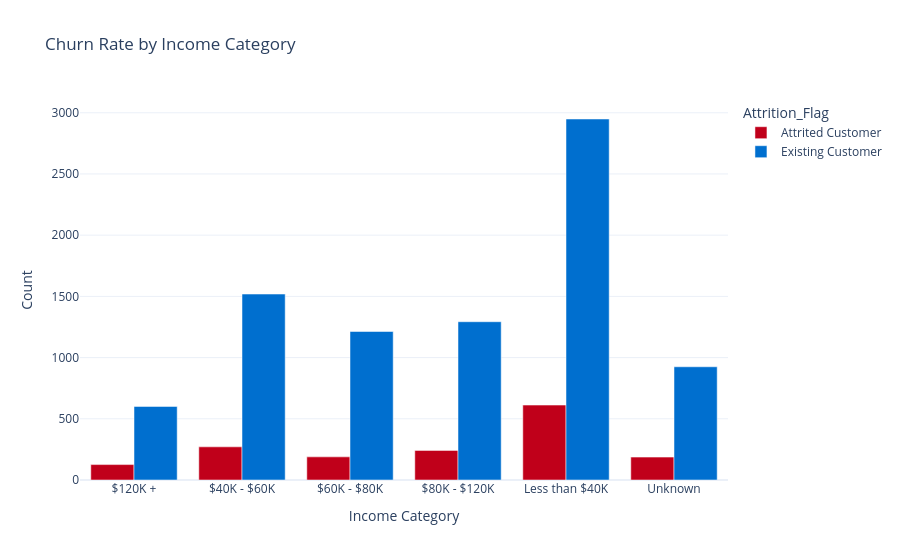

The code cell stored with this chart in its notebook:
### Code cell
# ── Plot 3: Grouped bar — Churn by Income_Category ────────────────────
income_churn = df.groupby(['Income_Category', 'Attrition_Flag']).size().reset_index(name='count')
fig3 = px.bar(
    income_churn, x='Income_Category', y='count',
    color='Attrition_Flag',
    color_discrete_map={
        'Existing Customer': '#006FCF',
        'Attrited Customer': '#C0001A'
    },
    barmode='group',
    title='Churn Rate by Income Category',
    template='plotly_white'
)
fig3.update_layout(xaxis_title='Income Category', yaxis_title='Count')
fig3.show()

### Figure 1 — Plotly figure (JSON) as saved in the notebook; plotly's stock layout.template omitted (floating-point values rounded to 4 significant figures)
{"data": [{"alignmentgroup": "True", "hovertemplate": "Attrition_Flag=Attrited Customer<br>Income_Category=%{x}<br>count=%{y}<extra></extra>", "legendgroup": "Attrited Customer", "marker": {"color": "#C0001A", "pattern": {"shape": ""}}, "name": "Attrited Customer", "offsetgroup": "Attrited Customer", "orientation": "v", "showlegend": true, "textposition": "auto", "type": "bar", "x": ["$120K +", "$40K - $60K", "$60K - $80K", "$80K - $120K", "Less than $40K", "Unknown"], "xaxis": "x", "y": [126, 271, 189, 242, 612, 187], "yaxis": "y"}, {"alignmentgroup": "True", "hovertemplate": "Attrition_Flag=Existing Customer<br>Income_Category=%{x}<br>count=%{y}<extra></extra>", "legendgroup": "Existing Customer", "marker": {"color": "#006FCF", "pattern": {"shape": ""}}, "name": "Existing Customer", "offsetgroup": "Existing Customer", "orientation": "v", "showlegend": true, "textposition": "auto", "type": "bar", "x": ["$120K +", "$40K - $60K", "$60K - $80K", "$80K - $120K", "Less than $40K", "Unknown"], "xaxis": "x", "y": [601, 1519, 1213, 1293, 2949, 925], "yaxis": "y"}], "layout": {"barmode": "group", "legend": {"title": {"text": "Attrition_Flag"}, "tracegroupgap": 0}, "title": {"text": "Churn Rate by Income Category"}, "xaxis": {"anchor": "y", "domain": [0, 1], "title": {"text": "Income Category"}}, "yaxis": {"anchor": "x", "domain": [0, 1], "title": {"text": "Count"}}}}
